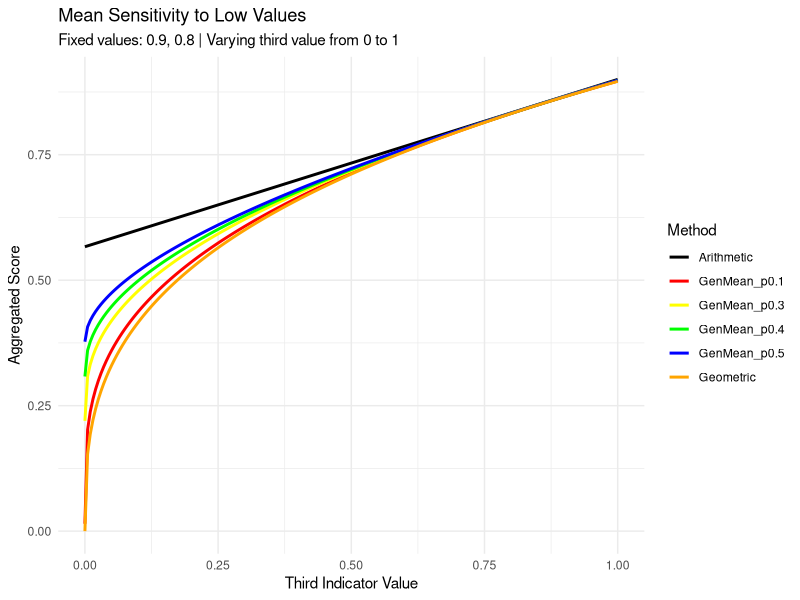

Reproduce this figure in R.
# 1. Define Mean Functions
# Standard Arithmetic Mean
arithmetic_mean <- function(x) mean(x)

# Geometric Mean (Note: returns 0 if any x is 0)
geometric_mean <- function(x) {
  if (any(x <= 0)) {
    return(0)
  }
  exp(mean(log(x)))
}

# Generalized Mean (Power Mean)
# p = 1: Arithmetic Mean
# p -> 0: Geometric Mean
# p = -1: Harmonic Mean
generalized_mean <- function(x, p) {
  if (p == 0) {
    return(geometric_mean(x))
  }
  (mean(x^p))^(1 / p)
}

# 2. Compare scenarios
data_list <- list(
  "High with one low" = c(0.9, 0.8, 0.9, 0.2),
  "High with one zero" = c(0.9, 0.8, 0.9, 0),
  "High with two low" = c(0.9, 0.8, 0.2, 0.2),
  "Low with one zero" = c(0.2, 0.2, 0.1, 0),
  "High with two zeros" = c(0.9, 0.8, 0, 0),
  "High with three zeros" = c(0.9, 0, 0, 0),
  "All zeros" = c(0, 0, 0, 0)
)
data_list <- list(
  "Two perfect, one low" = c(1, 1, 0.2),
  "Two high, one low" = c(0.9, 0.9, 0.2),
  "One high, two low" = c(0.9, 0.2, 0.2),
  "Two high, one zero" = c(0.9, 0.8, 0),
  "Two low, one zero" = c(0.2, 0.2, 0),
  "One high, two zeros" = c(0.9, 0, 0),
  "All zeros" = c(0, 0, 0)
)

# 3. Run Comparison with Input Display
results <- lapply(names(data_list), function(name) {
  x <- data_list[[name]]
  data.frame(
    Scenario = name,
    Values = paste(x, collapse = ", "), # Echos the inputs
    Arithmetic = round(arithmetic_mean(x), 3),
    GenMean_p0.5 = round(generalized_mean(x, 0.5), 3),
    GenMean_p0.3 = round(generalized_mean(x, 0.3), 3),
    GenMean_p0.1 = round(generalized_mean(x, 0.1), 3),
    Geometric = round(geometric_mean(x), 3),
    Harmonic_mean = round(generalized_mean(x, -1), 3)
  )
})

# Combine and print
comparison_table <- do.call(rbind, results)
print(comparison_table, row.names = FALSE)

##########################################
# Plot the behavior of each method using
# an input vector of three values,
# where...


##########################################

library(ggplot2)
library(tidyr)

# 1. Setup the data
x_varying <- seq(0, 1, length.out = 200)
fixed_vals <- c(0.9, 0.8)

# 2. Define the mean functions
generalized_mean <- function(x, p) {
  if (p == 0) {
    return(exp(mean(log(x))))
  }
  (mean(x^p))^(1 / p)
}

# 3. Calculate values for each method
plot_data <- data.frame(x = x_varying)
plot_data$Arithmetic <- sapply(x_varying, function(v) mean(c(fixed_vals, v)))
plot_data$Geometric <- sapply(x_varying, function(v) {
  vals <- c(fixed_vals, v)
  if (any(vals <= 0)) 0 else generalized_mean(vals, 0)
})
plot_data$GenMean_p0.5 <- sapply(x_varying, function(v) generalized_mean(c(fixed_vals, v), 0.5))
plot_data$GenMean_p0.4 <- sapply(x_varying, function(v) generalized_mean(c(fixed_vals, v), 0.4))
plot_data$GenMean_p0.3 <- sapply(x_varying, function(v) generalized_mean(c(fixed_vals, v), 0.3))
plot_data$GenMean_p0.1 <- sapply(x_varying, function(v) generalized_mean(c(fixed_vals, v), 0.1))

# 4. Reshape for ggplot and Plot
plot_data_long <- pivot_longer(plot_data, cols = -x, names_to = "Method", values_to = "Result")

ggplot(plot_data_long, aes(x = x, y = Result, color = Method)) +
  geom_line(linewidth = 1) +
  labs(
    title = "Mean Sensitivity to Low Values",
    subtitle = "Fixed values: 0.9, 0.8 | Varying third value from 0 to 1",
    x = "Third Indicator Value", y = "Aggregated Score"
  ) +
  theme_minimal() +
  scale_color_manual(values = c("black", "red", "yellow", "green", "blue", "orange"))
